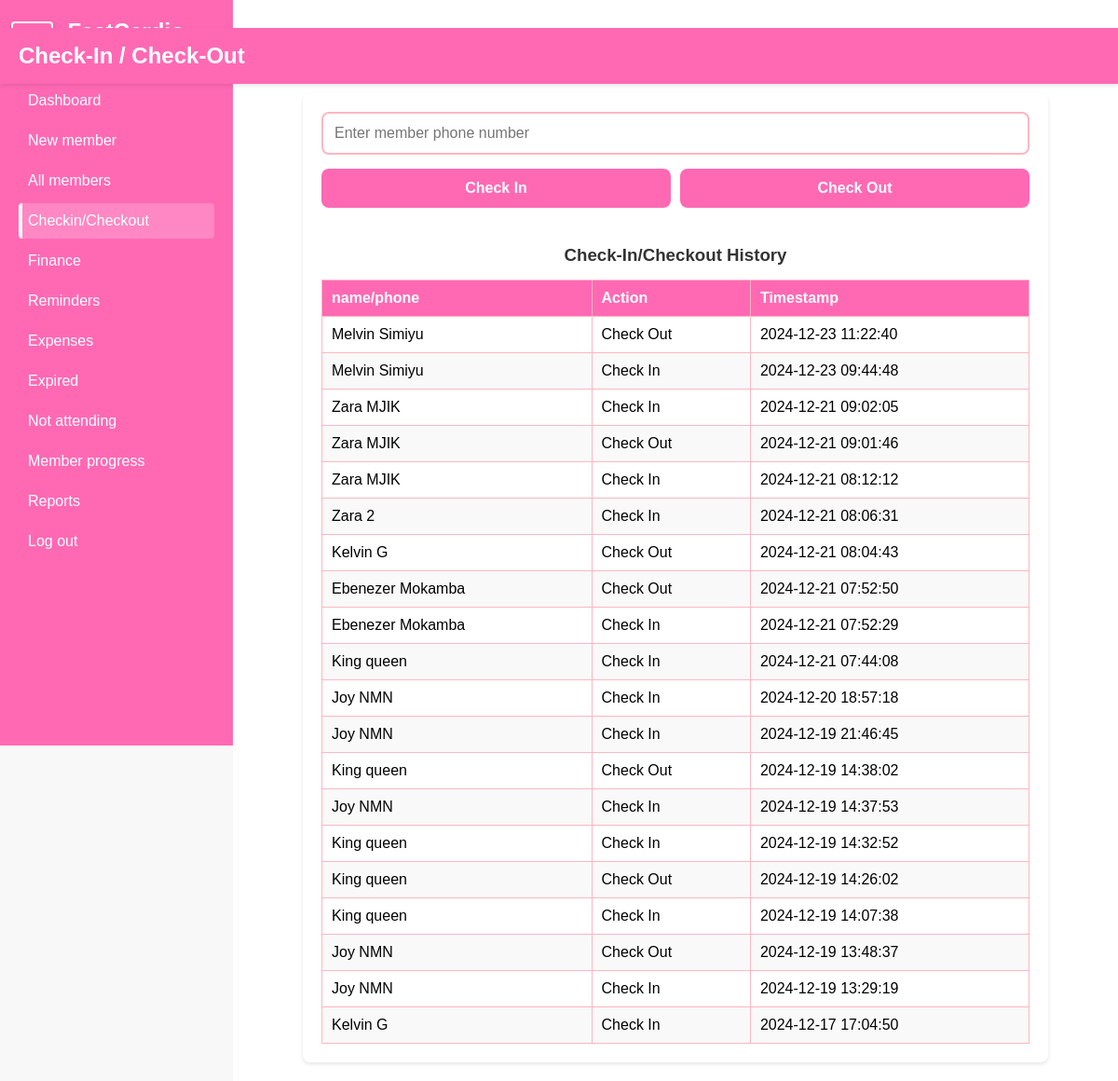
The app's page /checkin/, older data.
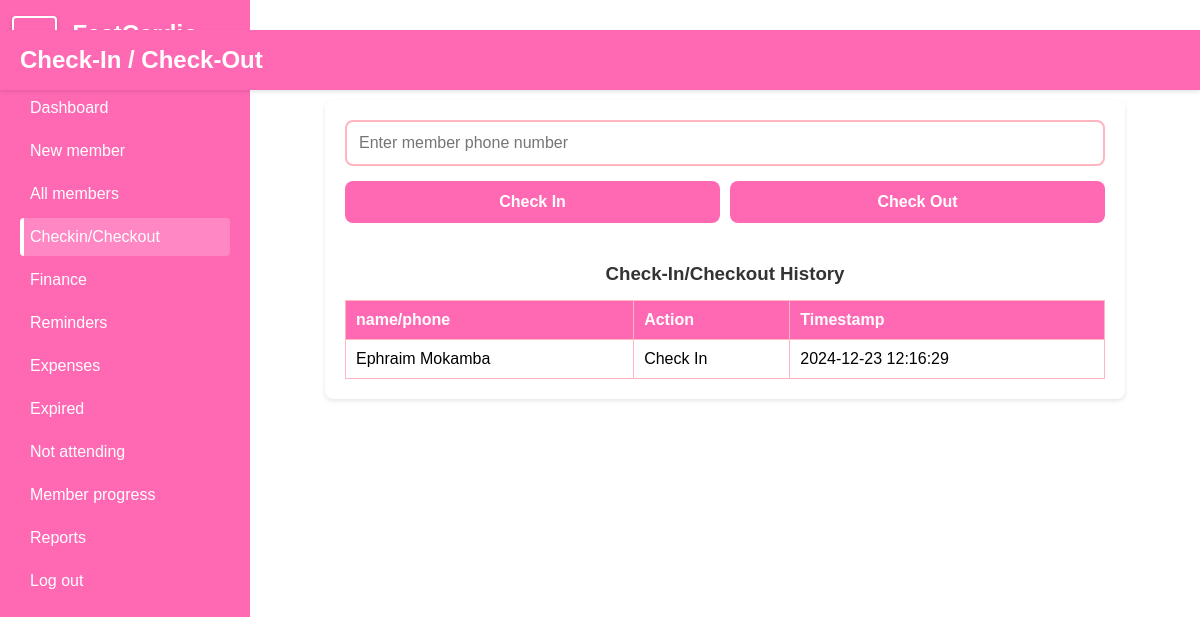
The same page, newer data.
### members/models.py (models this page shows, shortened)
class CheckInOutRecord(models.Model):
    ACTIONS = [
        ('check_in', 'Check In'),
        ('check_out', 'Check Out')
    ]
    member = models.ForeignKey(Member, on_delete=models.CASCADE, related_name='CheckinOut')
    action = models.CharField(max_length=10, choices=ACTIONS)
    timestamp = models.DateTimeField(default=timezone.now)
    class Meta:
        ordering = ['-timestamp']

class Member(models.Model):
    first_name = models.CharField(max_length=50)
    last_name = models.CharField(max_length=50)
    phone_number = models.CharField(max_length=15)
    date_joined = models.DateTimeField(auto_now_add=True)
    is_active = models.BooleanField(default=True)
    is_frozen = models.BooleanField(default=False)
    additional_info = models.TextField(blank=True,null=True)
    gender = models.CharField(max_length= 6)
    def __str__(self):
        return f"{self.first_name} {self.last_name}"

### members/views.py (the view)
# urls.py: path('checkin/',views.checkin,name="Checkin" ),
def checkin(request):
    recent_records = CheckInOutRecord.objects.select_related('member').all()[:20]
    return render(request,"Checkin.html",{'recent_records': recent_records })

### members/templates/Checkin.html (shortened to what this page needs)
{% extends 'sidebar.html' %}
{% load static %}
{% block extra_styles %}
    <link rel="stylesheet" href="{% static 'checkin.css' %}">
{% endblock %}
{% block content %}
    <div class="container" >
        <div class="topbar">
            <h1>Check-In / Check-Out</h1>
        </div>
        <input type="text" class="member-input" placeholder="Enter member phone number" id="memberIdInput">
        <div class="btn-group">
            <button class="check-in-btn">Check In</button>
            <button class="check-out-btn">Check Out</button>
        </div>
        <div class="history-section">
            <h3>Check-In/Checkout History</h3>
            <table class="history-table" id="historyTable">
                <thead>
                    <tr>
                        <th>name/phone</th>
                        <th>Action</th>
                        <th>Timestamp</th>
                    </tr>
                </thead>
                <tbody id="historyTableBody">
                    {% for record in recent_records %}
                    <tr>
                        <td>{{ record.member }}</td>
                        <td>{{ record.get_action_display }}</td>
                        <td>{{ record.timestamp|date:"Y-m-d H:i:s" }}</td>
                    </tr>
                    {% endfor %}
                </tbody>
            </table>
        </div>
    </div>
{% endblock %}

### members/templates/sidebar.html (shortened to what this page needs)
{% load static %}
<!DOCTYPE html>
<html lang="en">
<head>
    <link rel="stylesheet" href="{% static 'sidebar.css' %}">
    {% block extra_styles %}{% endblock %}
</head>
<body>
    <div class="wrapper">
        <div class="toggle-container">
            <button id="sidebarToggle" class="toggle-btn">☰</button>
        </div>
        <nav id="sidebar">
            <div class="sidebar-header">
                <h2>FastCardio</h2>
            </div>
            <ul class="sidebar-menu">
                <li><a href="{% url 'Dashboard' %}">Dashboard</a></li>
                <li><a href="{% url 'New member' %}">New member</a></li>
                <li><a href="{% url 'Members' %}">All members</a></li>
                <li><a href="{% url 'Checkin' %}">Checkin/Checkout</a></li>
                <li><a href="{% url 'Finance' %}">Finance</a></li>
                <li><a href="{% url 'Reminders' %}">Reminders</a></li>
                <li><a href="{% url 'Expenses' %}">Expenses</a></li>
                <li><a href="#">Expired</a></li>
                <li><a href="#">Not attending</a></li>
                <li><a href="#">Member progress</a></li>
                <li><a href="#">Reports</a></li>
                <li><a href="#">Log out</a></li>
            </ul>
        </nav>
        <div id="content">
            {% block content %}
            {% endblock %}
        </div>
    </div>
</body>
</html>

### members/static/sidebar.css (style rules this page uses)
* { margin: 0; padding: 0; box-sizing: border-box; }
body { font-family: 'Arial', sans-serif; background-color: #f4f4f4; height: 100%; overflow-x: hidden; }
.wrapper { display: flex; width: 100%; min-height: 100vh; position: relative; }
.toggle-container { position: fixed; top: 2%; left: 1%; z-index: 1000; transition: all 0.3s ease; }
.toggle-btn { background: #FF69B4; border: 2px solid white; color: white; padding: 8px 12px; border-radius: 4px; cursor: pointer; font-size: 1.2rem; transition: all 0.3s ease; box-shadow: 0 2px 5px rgba(0, 0, 0, 0.2); }
#sidebar { width: 250px; background-color: #FF69B4; color: white; transition: all 0.3s ease; position: fixed; top: 0; left: 0; height: 100vh; overflow-y: auto; z-index: 999; }
.sidebar-header { padding: 20px; display: flex; justify-content: space-between; align-items: center; border-bottom: 1px solid rgba(255, 255, 255, 0.1); background-color: #FF69B4; position: sticky; top: 0; z-index: 2; }
.sidebar-header h2 { font-size: 1.5rem; font-weight: bold; margin-left: 25%; }
.sidebar-menu { list-style: none; padding: 20px 0; }
.sidebar-menu li { padding: 0 20px; margin-bottom: 5px; }
.sidebar-menu li a { color: white; text-decoration: none; padding: 10px; display: block; border-radius: 4px; transition: all 0.3s ease; }
.sidebar-menu li a.active { background-color: rgba(255, 255, 255, 0.2); border-left: 4px solid white; padding-left: 6px; }
#content { flex: 1; padding: 20px; margin-left: 250px; transition: all 0.3s ease; background-color: #fff; min-height: 100vh; }

### members/static/checkin.css (style rules this page uses)
:root { --primary-pink: #FF69B4; --light-pink: #FFB6C1; --dark-pink: #DB7093; --text-color: #333; --background-color: #F8F8F8; --sidebar-width: 250px; --topbar-height: 60px; }
* { margin: 0; padding: 0; box-sizing: border-box; font-family: 'Arial', sans-serif; }
body { background-color: var(--background-color); min-height: 100vh; }
.topbar { position: fixed; top: 30px; left: 0; right: 0; height: var(--topbar-height); background-color: var(--primary-pink); color: white; display: flex; align-items: center; padding: 0 20px; box-shadow: 0 2px 4px rgba(0, 0, 0, 0.1); z-index: 1000; }
.topbar h1 { font-size: 1.5rem; color: white; }
.container { display: flex; flex-direction: column; align-items: center; padding: 20px; max-width: 800px; margin: calc(var(--topbar-height) + 20px) auto 0 auto; background-color: white; border-radius: 8px; box-shadow: 0 2px 4px rgba(0, 0, 0, 0.1); }
.member-input { width: 100%; padding: 12px; margin-bottom: 15px; border: 2px solid var(--light-pink); border-radius: 8px; font-size: 16px; transition: border-color 0.3s ease; }
.btn-group { width: 100%; display: flex; gap: 10px; margin-bottom: 20px; }
.check-in-btn, .check-out-btn { flex: 1; padding: 12px; border: none; border-radius: 8px; background-color: var(--primary-pink); color: white; font-size: 16px; font-weight: bold; cursor: pointer; transition: background-color 0.3s ease; }
.history-section { width: 100%; margin-top: 20px; overflow-x: auto; }
.history-section h3 { margin-bottom: 15px; color: var(--text-color); text-align: center; }
.history-table { width: 100%; border-collapse: collapse; margin-top: 15px; }
.history-table th, .history-table td { border: 1px solid var(--light-pink); padding: 10px; text-align: left; }
.history-table th { background-color: var(--primary-pink); color: white; }

Row changes from the older to the newer data that the page shows:
removed CheckInOutRecord: member "Melvin Simiyu", action "Check Out", timestamp "2024-12-23 11:22:40"
removed CheckInOutRecord: member "Melvin Simiyu", action "Check In", timestamp "2024-12-23 09:44:48"
removed CheckInOutRecord: member "Zara MJIK", action "Check In", timestamp "2024-12-21 09:02:05"
removed CheckInOutRecord: member "Zara MJIK", action "Check Out", timestamp "2024-12-21 09:01:46"
removed CheckInOutRecord: member "Zara MJIK", action "Check In", timestamp "2024-12-21 08:12:12"
removed CheckInOutRecord: member "Zara 2", action "Check In", timestamp "2024-12-21 08:06:31"
removed CheckInOutRecord: member "Kelvin G", action "Check Out", timestamp "2024-12-21 08:04:43"
removed CheckInOutRecord: member "Ebenezer Mokamba", action "Check Out", timestamp "2024-12-21 07:52:50"
removed CheckInOutRecord: member "Ebenezer Mokamba", action "Check In", timestamp "2024-12-21 07:52:29"
removed CheckInOutRecord: member "King queen", action "Check In", timestamp "2024-12-21 07:44:08"
removed CheckInOutRecord: member "Joy NMN", action "Check In", timestamp "2024-12-20 18:57:18"
removed CheckInOutRecord: member "Joy NMN", action "Check In", timestamp "2024-12-19 21:46:45"
removed CheckInOutRecord: member "King queen", action "Check Out", timestamp "2024-12-19 14:38:02"
removed CheckInOutRecord: member "Joy NMN", action "Check In", timestamp "2024-12-19 14:37:53"
removed CheckInOutRecord: member "King queen", action "Check In", timestamp "2024-12-19 14:32:52"
removed CheckInOutRecord: member "King queen", action "Check Out", timestamp "2024-12-19 14:26:02"
removed CheckInOutRecord: member "King queen", action "Check In", timestamp "2024-12-19 14:07:38"
removed CheckInOutRecord: member "Joy NMN", action "Check Out", timestamp "2024-12-19 13:48:37"
removed CheckInOutRecord: member "Joy NMN", action "Check In", timestamp "2024-12-19 13:29:19"
removed CheckInOutRecord: member "Kelvin G", action "Check In", timestamp "2024-12-17 17:04:50"
added CheckInOutRecord: member "Ephraim Mokamba", action "Check In", timestamp "2024-12-23 12:16:29"
